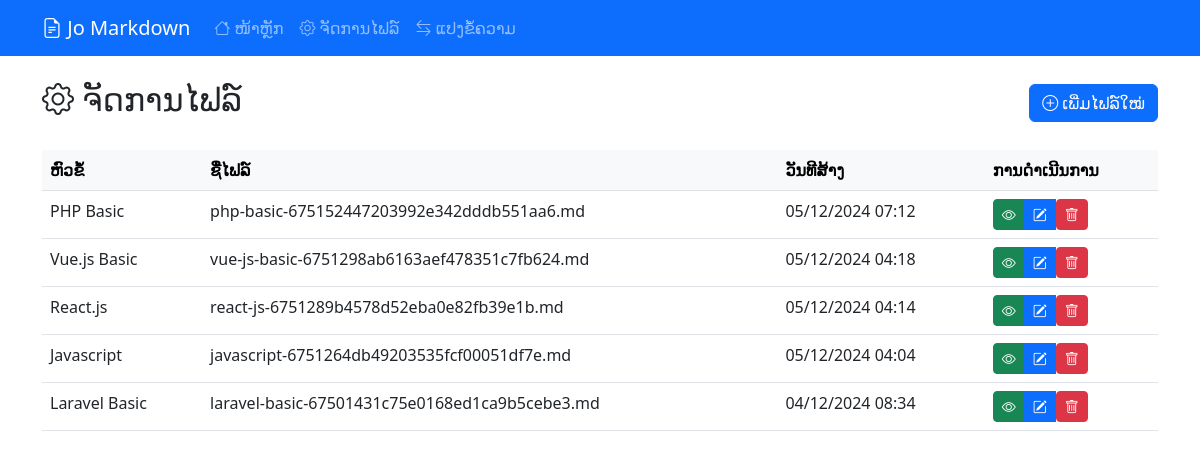
The page /jomd/manage (signed in) on the database its author committed.
### tables this page shows
CREATE TABLE md_files (
                id INTEGER PRIMARY KEY AUTOINCREMENT,
                title TEXT NOT NULL,
                file_name TEXT NOT NULL,
                content TEXT NOT NULL,
                created_at DATETIME DEFAULT CURRENT_TIMESTAMP,
                updated_at DATETIME DEFAULT CURRENT_TIMESTAMP
            , folder TEXT DEFAULT '/');

### controllers/ManageController.php (called while the page is built, shortened)
<?php
class ManageController extends Controller
{
    private FileDatabase $db;
    public function __construct()
    {
        $this->db = FileDatabase::getInstance();
    }
    function index()
    {
        $result = $this->db->getAllFiles();
        $this->render('manage/index', ['files' => $result]);
    }
}

### core/Router.php (called while the page is built, shortened)
<?php
class Router
{
    private string $basePath;
    public function __construct(string $basePath = '/jomd/')
    {
        $this->basePath = $basePath;
    }
    public function route(): mixed
    {
        $requestUri = $_SERVER['REQUEST_URI'];
        $path = $this->cleanPath($requestUri);
        $segments = $this->parseSegments($path);
        $controller = $this->getController($segments);
        $action = $this->getAction($segments);
        $id = $this->getId($segments);
        try {
            return $this->executeRoute($controller, $action, $id);
        } catch (Exception $e) {
            return $this->handleError($e);
        }
    }
    private function cleanPath(string $requestUri): string
    {
        return str_replace($this->basePath, '', $requestUri);
    }
    private function parseSegments(string $path): array
    {
        return explode('/', trim($path, '/'));
    }
    private function getController(array $segments): string
    {
        return ucfirst($segments[0] ?? 'Home') . 'Controller';
    }
    private function getAction(array $segments): string
    {
        return $segments[1] ?? 'index';
    }
    private function getId(array $segments): ?string
    {
        return $segments[2] ?? null;
    }
    private function executeRoute(string $controller, string $action, ?string $id): mixed
    {
        $controllerInstance = new $controller();
        return $controllerInstance->$action($id);
    }
}

### index.php (called while the page is built, shortened)
<?php
require_once "./core/Database.php";
require_once "./core/Helper.php";
require "./core/Router.php";
try {
    $router = new Router();
    $router->route();
} catch (\Throwable $th) {
    echo $th->getMessage();
}
?>

### core/Helper.php (called while the page is built, shortened)
<?php
class Helper
{
    public static function url($path)
    {
        return "/" . BASE_PATH . '/' . $path;
    }
    public static function html($text, $encoding = 'UTF-8', $doubleEncode = true)
    {
        return htmlspecialchars(
            $text,
            ENT_QUOTES | ENT_HTML5,
            $encoding,
            $doubleEncode
        );
    }
    public static function formatDate($date, $format)
    {
        return date($format, strtotime($date));
    }
    public static function int($value)
    {
        return (int) filter_var($value, FILTER_SANITIZE_NUMBER_INT);
    }
}

### core/Database.php (called while the page is built, shortened)
<?php
abstract class Database
{
    protected SQLite3 $db;
    private static array $instances = [];
    private array $preparedStatements = [];
    protected function __construct()
    {
        try {
            $this->db = new SQLite3(DB_PATH);
            $this->db->enableExceptions(true);
            $this->initTables();
        } catch (Exception $e) {
            $this->handleError($e, "ເກີດຂໍ້ຜິດພາດໃນການເຊື່ອມຕໍ່ຖານຂໍ້ມູນ");
        }
    }
    public static function getInstance()
    {
        $class = static::class;
        if (!isset(self::$instances[$class])) {
            self::$instances[$class] = new $class();
        }
        return self::$instances[$class];
    }
    protected function initializeDatabase(): void
    {
        $this->db->exec('PRAGMA foreign_keys = ON');
        $this->db->exec('PRAGMA journal_mode = WAL');
        $this->db->exec('PRAGMA synchronous = NORMAL');
        $this->db->exec('PRAGMA cache_size = -2000');
        $this->db->exec('PRAGMA temp_store = MEMORY');
    }
    protected function query(string $sql, array $params = []): array
    {
        try {
            $stmt = $this->prepare($sql);
            $this->bindParameters($stmt, $params);
            $result = $stmt->execute();
            return $this->fetchAll($result);
        } catch (Exception $e) {
            throw new DatabaseException(
                "Query error: " . $e->getMessage(),
                $sql,
                $params,
                $e->getCode()
            );
        } finally {
            $this->logQuery($sql, $params);
        }
    }
    protected function execute(string $sql, array $params = []): bool
    {
        try {
            $stmt = $this->prepare($sql);
            return $stmt->execute() !== false;
        } catch (Exception $e) {
            throw new DatabaseException(
                "Execute error: " . $e->getMessage(),
                $sql,
                $params,
                $e->getCode()
            );
        } finally {
            $this->logQuery($sql, $params);
        }
    }
    protected function prepare(string $sql): SQLite3Stmt
    {
        $key = md5($sql);
        if (!isset($this->preparedStatements[$key])) {
            $stmt = $this->db->prepare($sql);
            $this->preparedStatements[$key] = $stmt;
        }
        return $this->preparedStatements[$key];
    }
    private function bindParameters(SQLite3Stmt $stmt, array $params): void
    {
        foreach ($params as $key => $value) {
            $param = is_string($key) ? ":$key" : $key + 1;
            switch (true) {
                case is_int($value):
                    $type = SQLITE3_INTEGER;
                    break;
            }
            $stmt->bindValue($param, $value, $type);
        }
    }
    protected function fetchAll(SQLite3Result $result): array
    {
        $rows = [];
        while ($row = $result->fetchArray(SQLITE3_ASSOC)) {
            $rows[] = $row;
        }
        return $rows;
    }
}

### core/FileDatabase.php (called while the page is built, shortened)
<?php
class FileDatabase extends Database
{
    protected function initTables(): void
    {
        $this->execute("
            CREATE TABLE IF NOT EXISTS md_files (
                id INTEGER PRIMARY KEY AUTOINCREMENT,
                title TEXT NOT NULL,
                file_name TEXT NOT NULL,
                content TEXT NOT NULL,
                created_at DATETIME DEFAULT CURRENT_TIMESTAMP,
                updated_at DATETIME DEFAULT CURRENT_TIMESTAMP
            )
        ", []);
    }
    public function getAllFiles(int $limit = 100, int $offset = 0): array
    {
        try {
            return $this->query(
                "SELECT * FROM md_files
                ORDER BY created_at DESC
                LIMIT :limit OFFSET :offset",
                ['limit' => $limit, 'offset' => $offset]
            );
        } catch (Exception $e) {
            $this->handleError($e, "ບໍ່ສາມາດດຶງຂໍ້ມູນໄຟລ໌ທັງໝົດໄດ້". $e->getMessage());
            return [];
        }
    }
}

### views/manage/index.php (the view, shortened to what this page needs)
<div id="managePage" class="page">
    <div class="d-flex justify-content-between align-items-center mb-4">
        <h1 class="h2">
            <i class="bi bi-gear" aria-hidden="true"></i>
            <span>ຈັດການໄຟລ໌</span>
        </h1>
        <a href="<?= Helper::url('manage/add') ?>"
           class="btn btn-primary"
           role="button">
            <i class="bi bi-plus-circle" aria-hidden="true"></i>
            <span>ເພີ່ມໄຟລ໌ໃໝ່</span>
        </a>
    </div>
    <?php if (empty($files)): ?>
        <div class="alert alert-info" role="alert">
            <i class="bi bi-info-circle"></i> ບໍ່ມີໄຟລ໌ໃນລະບົບເທື່ອ
        </div>
    <?php else: ?>
        <div class="table-responsive">
            <table class="table table-hover" role="grid">
                <thead class="table-light">
                    <tr>
                        <th scope="col">ຫົວຂໍ້</th>
                        <th scope="col">ຊື່ໄຟລ໌</th>
                        <th scope="col">ວັນທີສ້າງ</th>
                        <th scope="col">ການດຳເນີນການ</th>
                    </tr>
                </thead>
                <tbody>
                    <?php foreach ($files as $file): ?>
                        <tr>
                            <td><?= Helper::html($file['title']) ?></td>
                            <td><?= Helper::html($file['file_name']) ?></td>
                            <td><?= Helper::formatDate($file['created_at'], 'd/m/Y H:i') ?></td>
                            <td>
                                <div class="btn-group" role="group" aria-label="ການດຳເນີນການສຳລັບໄຟລ໌">
                                    <a href="<?= Helper::url('manage/view/' . Helper::int($file['id'])) ?>"
                                       class="btn btn-success btn-sm"
                                       aria-label="ເບິ່ງ <?= Helper::html($file['title']) ?>">
                                        <i class="bi bi-eye" aria-hidden="true"></i>
                                    </a>
                                    <a href="<?= Helper::url('manage/edit/' . Helper::int($file['id'])) ?>"
                                       class="btn btn-primary btn-sm"
                                       aria-label="ແກ້ໄຂ <?= Helper::html($file['title']) ?>">
                                        <i class="bi bi-pencil-square" aria-hidden="true"></i>
                                    </a>
                                    <form action="<?= Helper::url('manage/delete/' . Helper::int($file['id'])) ?>"
                                          method="POST"
                                          class="d-inline"
                                          onsubmit="return confirm('ທ່ານແນ່ໃຈບໍ່ວ່າຕ້ອງການລົບ <?= Helper::html($file['title']) ?>?');">
                                        <button type="submit"
                                                class="btn btn-danger btn-sm"
                                                aria-label="ລົບ <?= Helper::html($file['title']) ?>">
                                            <i class="bi bi-trash" aria-hidden="true"></i>
                                        </button>
                                    </form>
                                </div>
                            </td>
                        </tr>
                    <?php endforeach; ?>
                </tbody>
            </table>
        </div>
    <?php endif; ?>
</div>

### rows shown on the page
md_files: title "PHP Basic", file_name "php-basic-675152447203992e342dddb551aa6.md", created_at "05/12/2024 07:12"
md_files: title "Vue.js Basic", file_name "vue-js-basic-6751298ab6163aef478351c7fb624.md", created_at "05/12/2024 04:18"
md_files: title "React.js", file_name "react-js-6751289b4578d52eba0e82fb39e1b.md", created_at "05/12/2024 04:14"
md_files: title "Javascript", file_name "javascript-6751264db49203535fcf00051df7e.md", created_at "05/12/2024 04:04"
md_files: title "Laravel Basic", file_name "laravel-basic-67501431c75e0168ed1ca9b5cebe3.md", created_at "04/12/2024 08:34"
